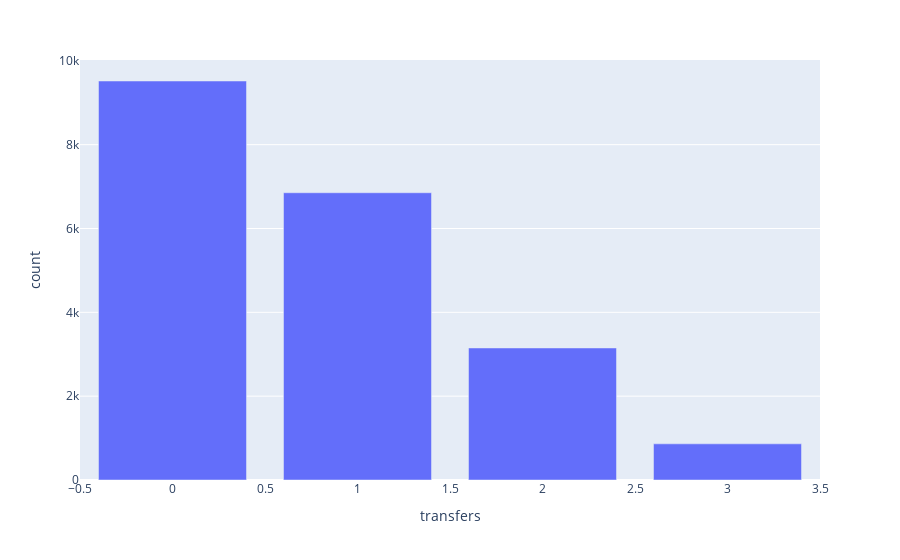

Here is the notebook cell this chart was saved with:
### Code cell
df_plot = df_transfers.groupby("transfers").size().reset_index(name = "count")
px.bar(df_plot, x = "transfers", y = "count")

### Figure 1 — Plotly figure (JSON) as saved in the notebook; plotly's stock layout.template omitted (floating-point values rounded to 4 significant figures)
{"data": [{"alignmentgroup": "True", "hovertemplate": "transfers=%{x}<br>count=%{y}<extra></extra>", "legendgroup": "", "marker": {"color": "#636efa", "pattern": {"shape": ""}}, "name": "", "offsetgroup": "", "orientation": "v", "showlegend": false, "textposition": "auto", "type": "bar", "x": [0, 1, 2, 3], "xaxis": "x", "y": [9519, 6853, 3150, 863], "yaxis": "y"}], "layout": {"barmode": "relative", "legend": {"tracegroupgap": 0}, "margin": {"t": 60}, "xaxis": {"anchor": "y", "domain": [0, 1], "title": {"text": "transfers"}}, "yaxis": {"anchor": "x", "domain": [0, 1], "title": {"text": "count"}}}}
